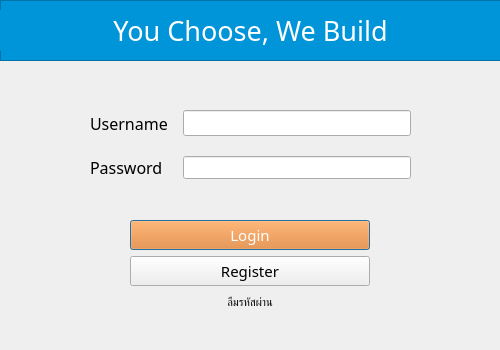
<?xml version="1.0" encoding="UTF-8"?>
<ui version="4.0">
 <class>frm_login</class>
 <widget class="QDialog" name="frm_login">
  <property name="geometry">
   <rect>
    <x>0</x>
    <y>0</y>
    <width>500</width>
    <height>350</height>
   </rect>
  </property>
  <property name="minimumSize">
   <size>
    <width>500</width>
    <height>350</height>
   </size>
  </property>
  <property name="maximumSize">
   <size>
    <width>500</width>
    <height>350</height>
   </size>
  </property>
  <property name="windowTitle">
   <string>UCWB - Login</string>
  </property>
  <widget class="QWidget" name="formLayoutWidget">
   <property name="geometry">
    <rect>
     <x>90</x>
     <y>110</y>
     <width>321</width>
     <height>71</height>
    </rect>
   </property>
   <layout class="QFormLayout" name="layout_loginForm">
    <property name="horizontalSpacing">
     <number>15</number>
    </property>
    <property name="verticalSpacing">
     <number>20</number>
    </property>
    <item row="0" column="0">
     <widget class="QLabel" name="lbl_username">
      <property name="font">
       <font>
        <family>Kanit</family>
        <pointsize>12</pointsize>
       </font>
      </property>
      <property name="text">
       <string>Username</string>
      </property>
     </widget>
    </item>
    <item row="0" column="1">
     <widget class="QLineEdit" name="txt_username">
      <property name="font">
       <font>
        <family>Kanit Light</family>
        <pointsize>10</pointsize>
       </font>
      </property>
     </widget>
    </item>
    <item row="1" column="0">
     <widget class="QLabel" name="lbl_password">
      <property name="font">
       <font>
        <family>Kanit</family>
        <pointsize>12</pointsize>
       </font>
      </property>
      <property name="text">
       <string>Password</string>
      </property>
     </widget>
    </item>
    <item row="1" column="1">
     <widget class="QLineEdit" name="txt_password">
      <property name="font">
       <font>
        <pointsize>10</pointsize>
       </font>
      </property>
      <property name="echoMode">
       <enum>QLineEdit::Password</enum>
      </property>
     </widget>
    </item>
   </layout>
  </widget>
  <widget class="QWidget" name="verticalLayoutWidget">
   <property name="geometry">
    <rect>
     <x>130</x>
     <y>220</y>
     <width>240</width>
     <height>93</height>
    </rect>
   </property>
   <layout class="QVBoxLayout" name="layout_btn">
    <item>
     <widget class="QPushButton" name="btn_login">
      <property name="font">
       <font>
        <family>Kanit</family>
        <pointsize>11</pointsize>
       </font>
      </property>
      <property name="styleSheet">
       <string notr="true">background:rgb(255, 124, 10);
color: rgb(255, 255, 255);</string>
      </property>
      <property name="text">
       <string>Login</string>
      </property>
     </widget>
    </item>
    <item>
     <widget class="QPushButton" name="btn_register">
      <property name="font">
       <font>
        <family>Kanit</family>
        <pointsize>11</pointsize>
       </font>
      </property>
      <property name="text">
       <string>Register</string>
      </property>
     </widget>
    </item>
    <item>
     <widget class="QLabel" name="label">
      <property name="font">
       <font>
        <family>Kanit Light</family>
        <pointsize>8</pointsize>
       </font>
      </property>
      <property name="text">
       <string>ลืมรหัสผ่าน</string>
      </property>
      <property name="alignment">
       <set>Qt::AlignCenter</set>
      </property>
     </widget>
    </item>
   </layout>
  </widget>
  <widget class="QFrame" name="frame_header">
   <property name="geometry">
    <rect>
     <x>0</x>
     <y>0</y>
     <width>501</width>
     <height>61</height>
    </rect>
   </property>
   <property name="styleSheet">
    <string notr="true">background-color: rgb(0, 148, 217);</string>
   </property>
   <property name="frameShape">
    <enum>QFrame::StyledPanel</enum>
   </property>
   <property name="frameShadow">
    <enum>QFrame::Raised</enum>
   </property>
   <widget class="QLabel" name="lbl_title">
    <property name="geometry">
     <rect>
      <x>0</x>
      <y>10</y>
      <width>501</width>
      <height>41</height>
     </rect>
    </property>
    <property name="font">
     <font>
      <family>Kanit</family>
      <pointsize>20</pointsize>
     </font>
    </property>
    <property name="styleSheet">
     <string notr="true">color: rgb(255, 255, 255);</string>
    </property>
    <property name="text">
     <string>You Choose, We Build</string>
    </property>
    <property name="alignment">
     <set>Qt::AlignCenter</set>
    </property>
   </widget>
  </widget>
 </widget>
 <resources/>
 <connections/>
</ui>
